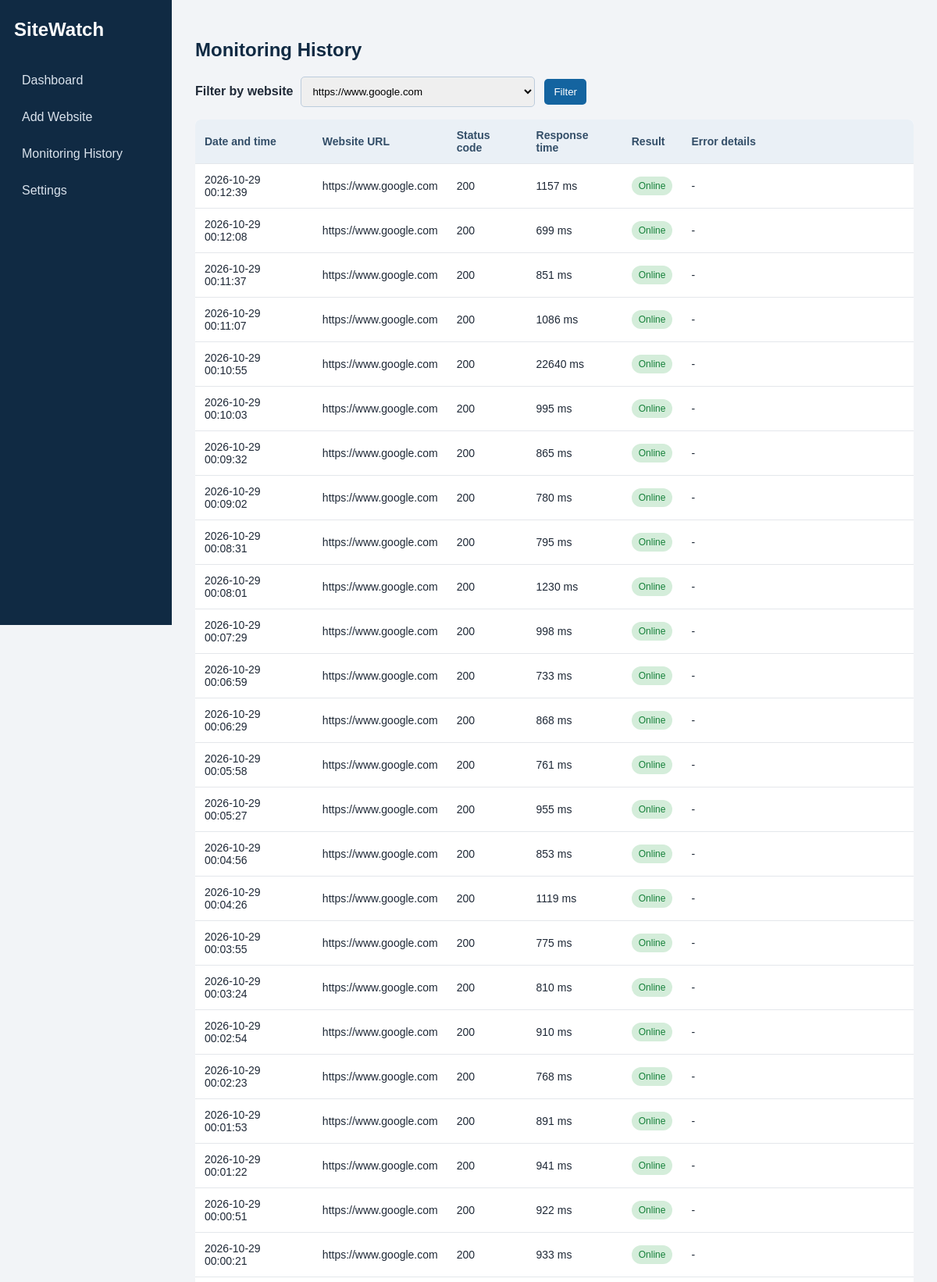
/history?website_id=1 (upper part), run on the app's committed database.
### tables this page shows
CREATE TABLE MonitoringHistory (
            id INTEGER PRIMARY KEY AUTOINCREMENT,
            website_id INTEGER NOT NULL,
            status_code INTEGER,
            response_time INTEGER NOT NULL,
            result TEXT NOT NULL,
            checked_at TEXT NOT NULL,
            error_message TEXT,
            FOREIGN KEY (website_id) REFERENCES Websites(id) ON DELETE CASCADE
        );

CREATE TABLE Websites (
            id INTEGER PRIMARY KEY AUTOINCREMENT,
            url TEXT UNIQUE NOT NULL,
            interval_seconds INTEGER NOT NULL,
            created_at TEXT NOT NULL
        );

### app.py (the view)
@app.route("/history")
def history():
    website_id = request.args.get("website_id", "")
    connection = get_db()
    websites = connection.execute("SELECT id, url FROM Websites ORDER BY url").fetchall()
    if website_id:
        records = connection.execute("""
            SELECT h.*, w.url FROM MonitoringHistory h
            JOIN Websites w ON w.id = h.website_id
            WHERE h.website_id = ? ORDER BY h.checked_at DESC, h.id DESC
        """, (website_id,)).fetchall()
    else:
        records = connection.execute("""
            SELECT h.*, w.url FROM MonitoringHistory h
            JOIN Websites w ON w.id = h.website_id
            ORDER BY h.checked_at DESC, h.id DESC
        """).fetchall()
    connection.close()
    return render_template("history.html", records=records, websites=websites, selected=website_id)

### app.py (called while the page is built)
def get_db():
    connection = sqlite3.connect(DB_NAME)
    connection.row_factory = sqlite3.Row
    connection.execute("PRAGMA foreign_keys = ON")
    return connection

### templates/history.html (shortened to what this page needs)
{% extends "base.html" %}
{% block content %}
<h2>Monitoring History</h2>
<form class="filter-form" method="get">
    <label for="website_id">Filter by website</label>
    <select id="website_id" name="website_id">
        {% for website in websites %}
        <option value="{{ website.id }}" {% if selected == website.id|string %}selected{% endif %}>{{ website.url }}</option>
        {% endfor %}
    </select>
    <button class="button" type="submit">Filter</button>
</form>
{% if records %}
<div class="table-wrap">
<table>
    <thead><tr><th>Date and time</th><th>Website URL</th><th>Status code</th><th>Response time</th><th>Result</th><th>Error details</th></tr></thead>
    <tbody>
    {% for row in records %}
    <tr>
        <td>{{ row.checked_at }}</td><td>{{ row.url }}</td>
        <td>{{ row.status_code if row.status_code is not none else '-' }}</td>
        <td>{{ row.response_time }} ms</td>
        <td><span class="badge {{ 'online' if row.result == 'Online' else 'failed' }}">{{ row.result }}</span></td>
        <td>{{ row.error_message if row.error_message else '-' }}</td>
    </tr>
    {% endfor %}
    </tbody>
</table>
</div>
{% else %}
<p class="empty">No monitoring history is available.</p>
{% endif %}
{% endblock %}

### static/style.css (style rules this page uses)
* { box-sizing: border-box; }
body { margin: 0; font-family: Arial, Helvetica, sans-serif; background: #f2f4f7; color: #1f2937; }
h2, h3 { color: #102a43; }
.table-wrap { overflow-x: auto; background: white; border-radius: 7px; }
table { width: 100%; border-collapse: collapse; }
th { background: #eaf0f6; text-align: left; color: #334e68; }
th, td { padding: 12px; border-bottom: 1px solid #e4e7eb; font-size: 14px; }
.badge { display: inline-block; padding: 5px 9px; border-radius: 12px; font-size: 12px; background: #d9e2ec; color: #334e68; }
.badge.online { background: #d4edda; color: #16803a; }
.button { border: 0; border-radius: 5px; background: #1464a0; color: white; padding: 9px 12px; cursor: pointer; text-decoration: none; margin: 2px; }
label { display: block; margin: 12px 0 6px; font-weight: bold; }
input, select { width: 100%; max-width: 500px; padding: 10px; border: 1px solid #bcccdc; border-radius: 5px; margin-bottom: 12px; }
.filter-form { display: flex; align-items: center; gap: 10px; margin-bottom: 16px; }
.filter-form label { margin: 0; }
.filter-form select { width: 300px; margin: 0; }

### data on the page
MonitoringHistory: checked_at "2026-10-29 00:12:39", url "https://www.google.com", status_code "200", response_time "1157", result "Online", error_message "-"
MonitoringHistory: checked_at "2026-10-29 00:12:08", url "https://www.google.com", status_code "200", response_time "699", result "Online", error_message "-"
MonitoringHistory: checked_at "2026-10-29 00:11:37", url "https://www.google.com", status_code "200", response_time "851", result "Online", error_message "-"
MonitoringHistory: checked_at "2026-10-29 00:11:07", url "https://www.google.com", status_code "200", response_time "1086", result "Online", error_message "-"
MonitoringHistory: checked_at "2026-10-29 00:10:55", url "https://www.google.com", status_code "200", response_time "22640", result "Online", error_message "-"
MonitoringHistory: checked_at "2026-10-29 00:10:03", url "https://www.google.com", status_code "200", response_time "995", result "Online", error_message "-"
MonitoringHistory: checked_at "2026-10-29 00:09:32", url "https://www.google.com", status_code "200", response_time "865", result "Online", error_message "-"
MonitoringHistory: checked_at "2026-10-29 00:09:02", url "https://www.google.com", status_code "200", response_time "780", result "Online", error_message "-"
MonitoringHistory: checked_at "2026-10-29 00:08:31", url "https://www.google.com", status_code "200", response_time "795", result "Online", error_message "-"
MonitoringHistory: checked_at "2026-10-29 00:08:01", url "https://www.google.com", status_code "200", response_time "1230", result "Online", error_message "-"
MonitoringHistory: checked_at "2026-10-29 00:07:29", url "https://www.google.com", status_code "200", response_time "998", result "Online", error_message "-"
MonitoringHistory: checked_at "2026-10-29 00:06:59", url "https://www.google.com", status_code "200", response_time "733", result "Online", error_message "-"
MonitoringHistory: checked_at "2026-10-29 00:06:29", url "https://www.google.com", status_code "200", response_time "868", result "Online", error_message "-"
MonitoringHistory: checked_at "2026-10-29 00:05:58", url "https://www.google.com", status_code "200", response_time "761", result "Online", error_message "-"
MonitoringHistory: checked_at "2026-10-29 00:05:27", url "https://www.google.com", status_code "200", response_time "955", result "Online", error_message "-"
MonitoringHistory: checked_at "2026-10-29 00:04:56", url "https://www.google.com", status_code "200", response_time "853", result "Online", error_message "-"
MonitoringHistory: checked_at "2026-10-29 00:04:26", url "https://www.google.com", status_code "200", response_time "1119", result "Online", error_message "-"
MonitoringHistory: checked_at "2026-10-29 00:03:55", url "https://www.google.com", status_code "200", response_time "775", result "Online", error_message "-"
MonitoringHistory: checked_at "2026-10-29 00:03:24", url "https://www.google.com", status_code "200", response_time "810", result "Online", error_message "-"
MonitoringHistory: checked_at "2026-10-29 00:02:54", url "https://www.google.com", status_code "200", response_time "910", result "Online", error_message "-"
MonitoringHistory: checked_at "2026-10-29 00:02:23", url "https://www.google.com", status_code "200", response_time "768", result "Online", error_message "-"
MonitoringHistory: checked_at "2026-10-29 00:01:53", url "https://www.google.com", status_code "200", response_time "891", result "Online", error_message "-"
MonitoringHistory: checked_at "2026-10-29 00:01:22", url "https://www.google.com", status_code "200", response_time "941", result "Online", error_message "-"
MonitoringHistory: checked_at "2026-10-29 00:00:51", url "https://www.google.com", status_code "200", response_time "922", result "Online", error_message "-"
MonitoringHistory: checked_at "2026-10-29 00:00:21", url "https://www.google.com", status_code "200", response_time "933", result "Online", error_message "-"

### other printed values
form field website_id "https://www.google.com"
